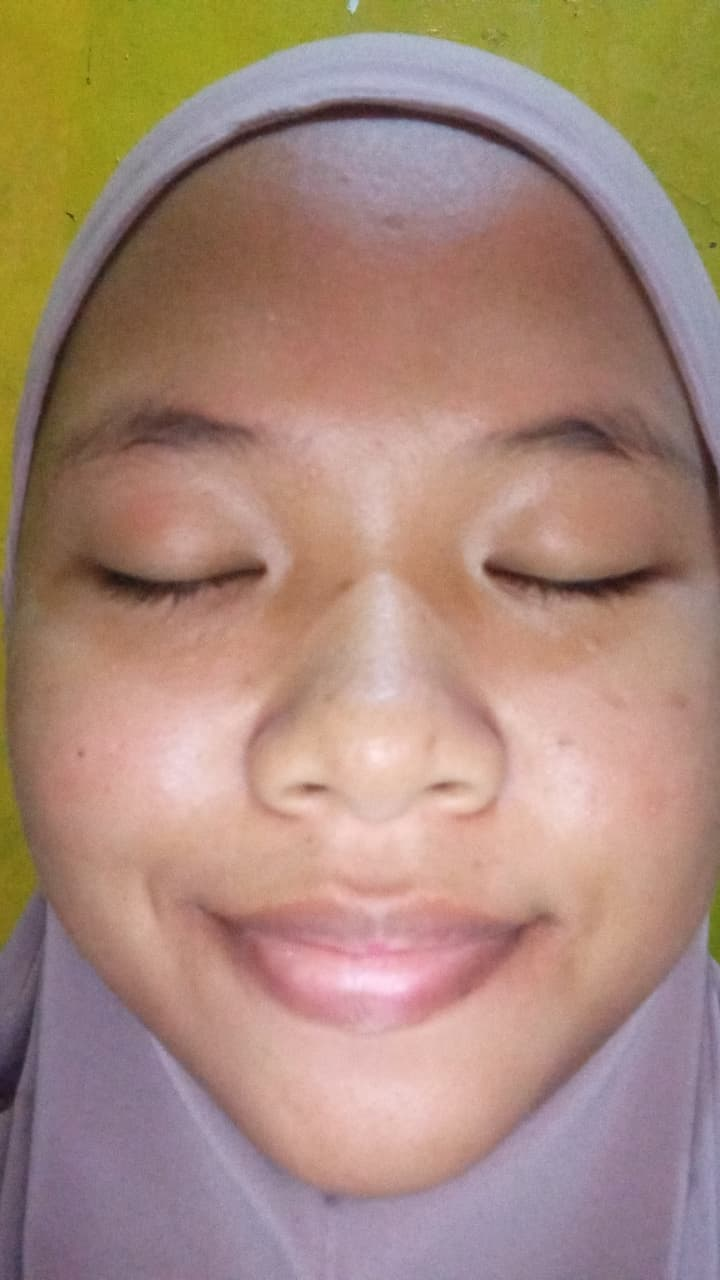
#> input picture dataset/classification/test_face.jpeg, 720 x 1280 px
$ python -i preprocessing.py   (imports and definitions only)
#> lines starting #> are read from the running program, lines starting #| are printed output that depends on the picture
#> further down, picture is the input picture: shape (1280, 720, 3); mean B, G, R 122.4, 136.9, 167.6

import cv2
from pathlib import Path


# Lokasi model YuNet
BASE_DIR = Path(__file__).resolve().parents[3]

MODEL_PATH = (
    BASE_DIR
    / "ml_assets"
    / "classification"
    / "face_detection_yunet_2026may.onnx"
)


# Memuat model YuNet
# [4 lines not run here, left out]

# [8 lines that did not run here, left out]


# [29 lines left out: function detect_face, not called in this run]


def apply_clahe(image):
    """
    Meningkatkan kontras gambar menggunakan CLAHE.
    """

    lab = cv2.cvtColor(image, cv2.COLOR_BGR2LAB)
#> lab: shape (1280, 720, 3); mean of channels 0, 1, 2 151.7, 138.2, 140

    l_channel, a_channel, b_channel = cv2.split(lab)
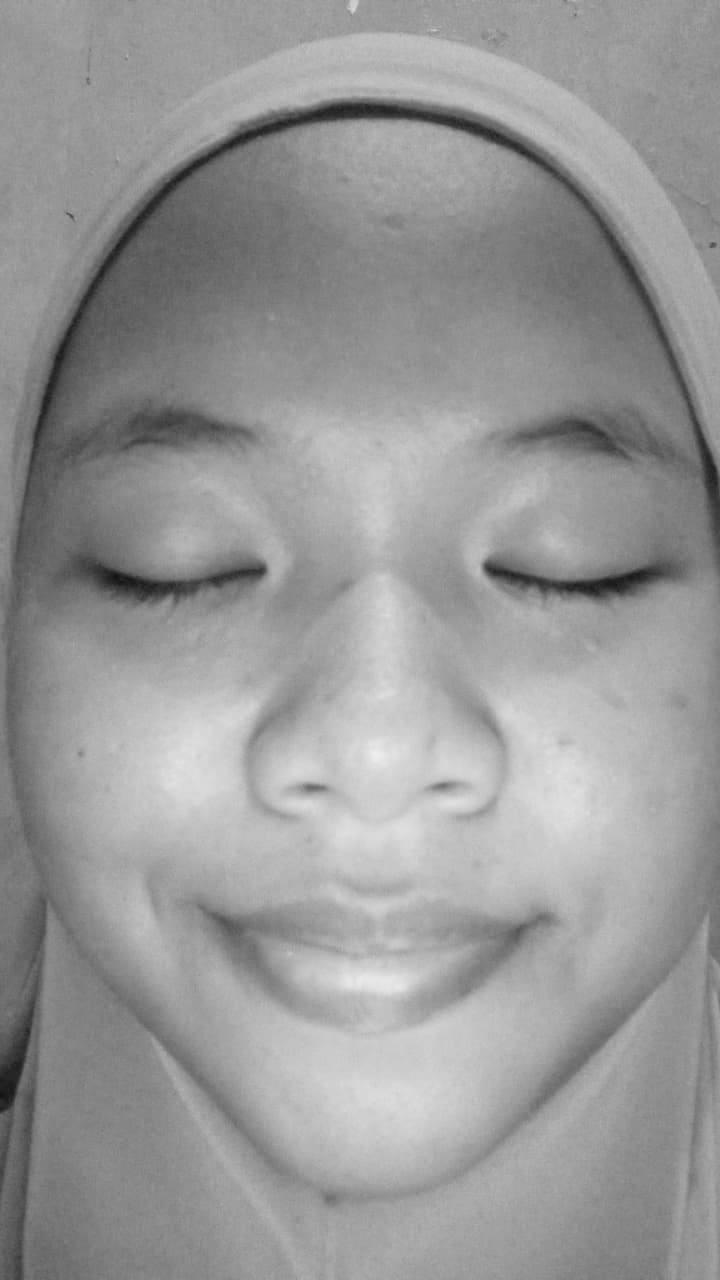
#> l_channel: shape (1280, 720); min 18, max 238, mean 151.7
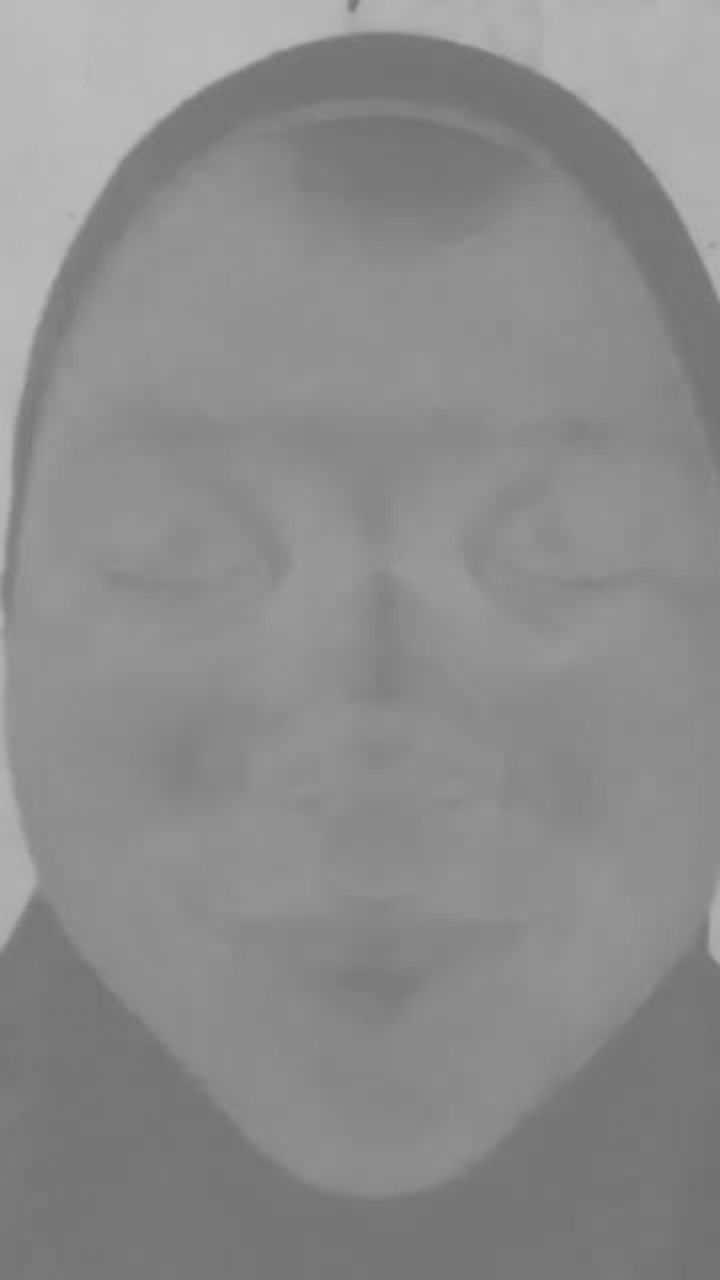
#> b_channel: shape (1280, 720); min 112, max 189, mean 140

    clahe = cv2.createCLAHE(
        clipLimit=2.0,
        tileGridSize=(8, 8)
    )

    enhanced_l = clahe.apply(l_channel)
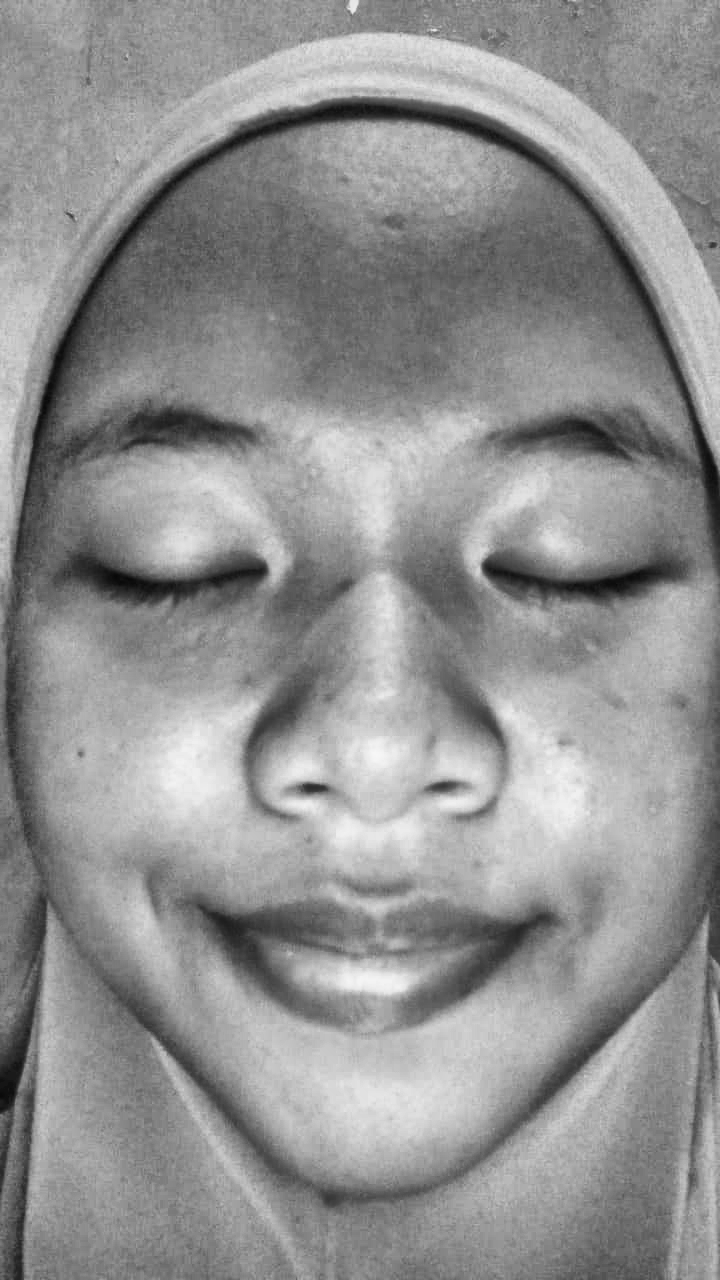
#> enhanced_l: shape (1280, 720); min 7, max 247, mean 145

    enhanced_lab = cv2.merge(
        (enhanced_l, a_channel, b_channel)
    )
#> enhanced_lab: shape (1280, 720, 3); mean of channels 0, 1, 2 145, 138.2, 140

    result = cv2.cvtColor(
        enhanced_lab,
        cv2.COLOR_LAB2BGR
    )
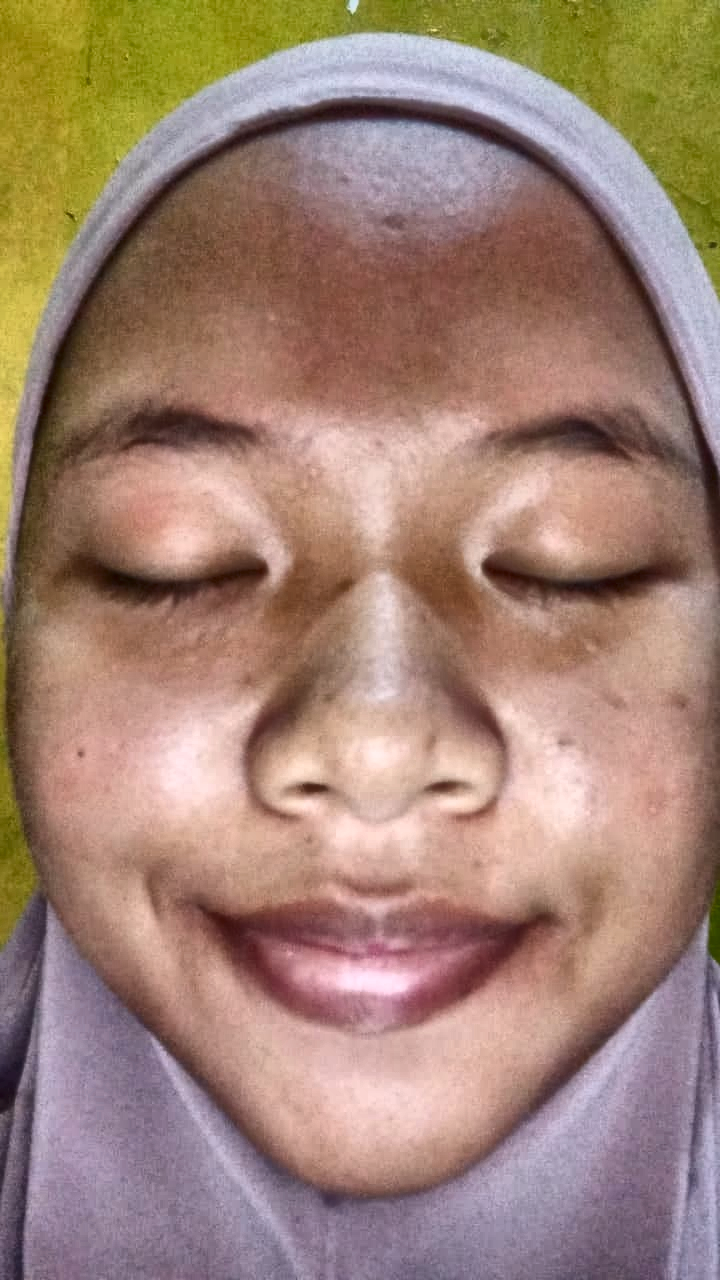
#> result: shape (1280, 720, 3); mean B, G, R 116.3, 130.9, 160.8

    return result


# [25 lines left out: function preprocess_image, not called in this run]

>>> import cv2
>>> picture = cv2.imread('../../../dataset/classification/test_face.jpeg')
>>> result = apply_clahe(picture)
